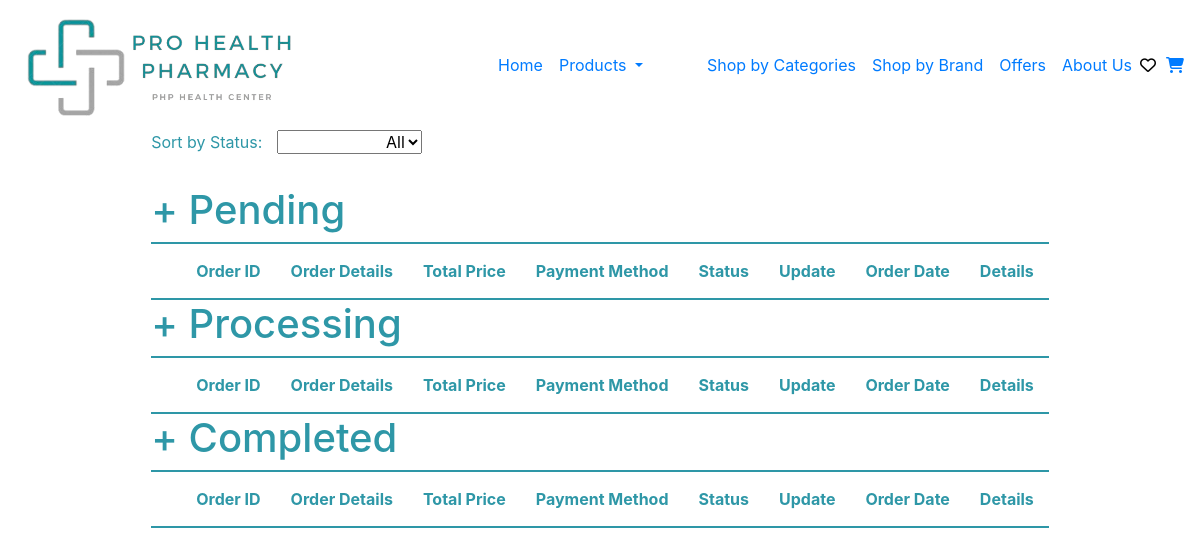
The page /Interface/HomePageStaff.php on the database as committed earlier.
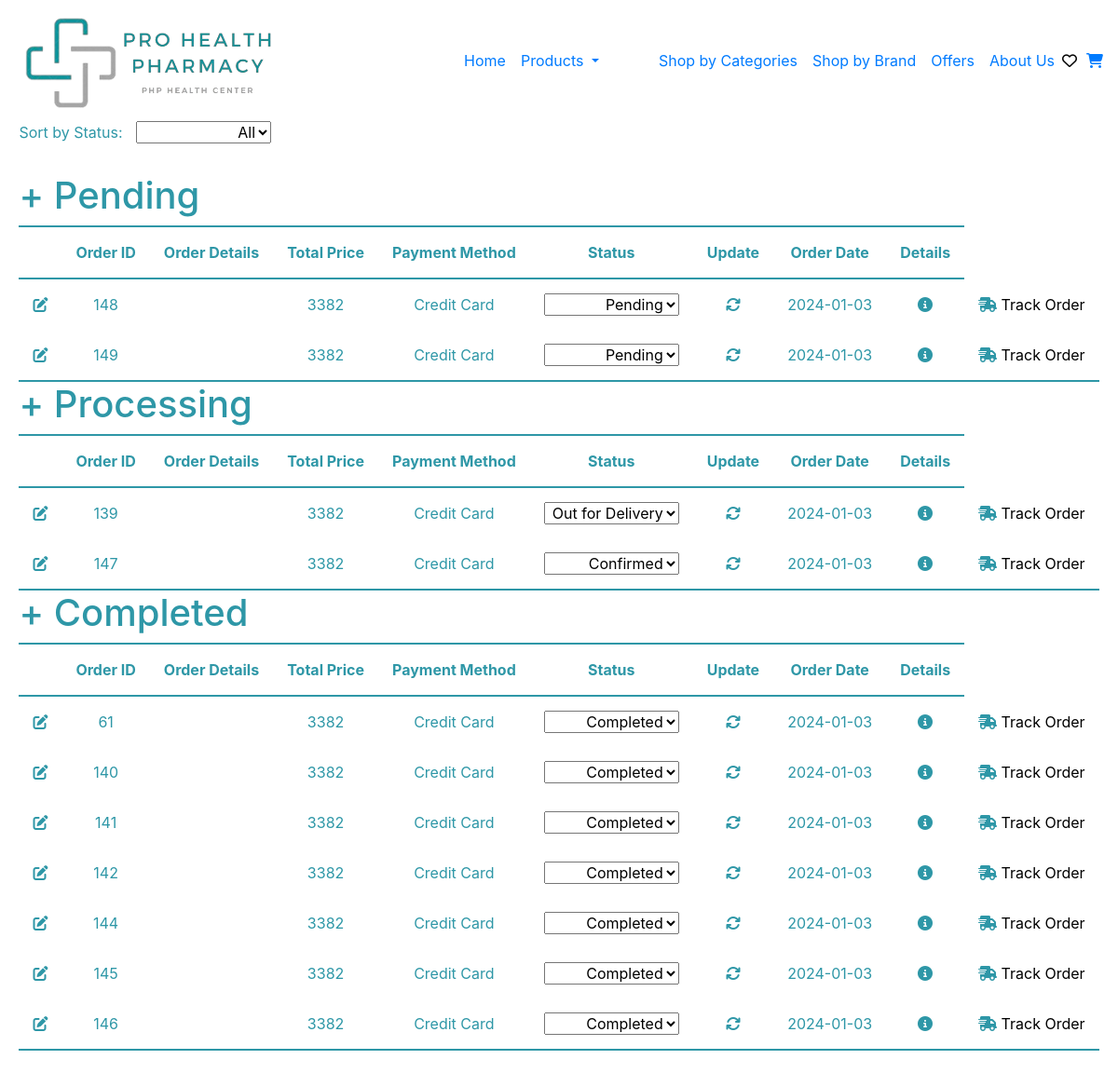
The same page on the database as committed later.
### ManageOrders/UT.php (the view, shortened to what the rows shown need)
<?php
include '../header.php';
include '../Connection/init.php';
$pendingData = [];
$stmt = $db->query("SELECT * FROM `order data` WHERE Status = 'Pending' ORDER BY OrderDate DESC");
while ($row = $stmt->fetch(PDO::FETCH_ASSOC)) {
    $pendingData[] = $row;
}
$statuses = ['Processing', 'Confirmed', 'Ready to Pickup', 'Out for Delivery'];
$statusPlaceholders = implode(',', array_fill(0, count($statuses), '?'));
$stmt = $db->prepare("SELECT * FROM `order data` WHERE Status IN ($statusPlaceholders) ORDER BY OrderDate DESC");
$stmt->execute($statuses);
$processingData = $stmt->fetchAll(PDO::FETCH_ASSOC);
$completedData = [];
$stmt = $db->query("SELECT * FROM `order data` WHERE Status = 'Completed' ORDER BY OrderDate DESC");
while ($row = $stmt->fetch(PDO::FETCH_ASSOC)) {
    $completedData[] = $row;
}
function getStatusOptions($selectedStatus) {
    $statusOptions = array(
        'Pending', 'Confirmed', 'Processing', 'Ready to Pickup', 'Out for Delivery', 'Completed'
    );
    $options = '';
    foreach ($statusOptions as $status) {
        $selected = ($selectedStatus == $status) ? 'selected' : '';
        $options .= "<option value='$status' $selected>$status</option>";
    }
    return $options;
}
?>
<!DOCTYPE html>
<html lang="en">
<head>
</head>
<body>
<div class="Container">
  <div class="row">
    <div class="col-xl-12">
<br> <br>
<h1 class="inline-elements" id="pendingHeading">+ Pending</h1>
      <table id="pendingTable" class="hidden" style="border-bottom: 2px solid #2E97A7;">
    <thead>
        <tr>
            <th></th>
            <th>Order ID</th>
            <th>Order Details</th>
            <th>Total Price</th>
            <th>Payment Method</th>
            <th>Status</th>
            <th>Update</th>
            <th>Order Date</th>
            <th>Details</th>
        </tr>
    </thead>
    <tbody id="PTbody">
            <tr>
            <?php
            foreach ($pendingData as $order): ?>
                <td><a href="../ManageOrders/EditOrder.php?OrderID=<?php echo $order['OrderID']; ?>"> <button class="Edit-icon" name="OrderID[]" data-order-id="<?php echo $order['OrderID']; ?>"> <i class='fas fa-edit'></i> </button></a> </td>
                <td><?php echo $order['OrderID']; ?></td>
                <td><?php echo $order['OrderDetails']; ?></td>
                <td><?php echo $order['TotalPrice']; ?></td>
                <td><?php echo $order['PaymentMethod']; ?></td>
                <td>
                    <select name="status">
                        <?php echo getStatusOptions($order['Status']); ?>
                    </select>
                </td>
                <td>       <button class="update-icon" name="OrderID[]" data-order-id="<?php echo $order['OrderID']; ?>" onclick="updateStatus(this)">
  <i class="fas fa-sync"></i>
</button></td>
                <td><?php echo $order['OrderDate']; ?></td>
                <td> <a href="../ManageOrders/ViewOrder.php?OrderID=<?php echo $order['OrderID']; ?>"> <button class="details-icon" name="OrderID[]" data-order-id="<?php echo $order['OrderID']; ?>"> <i class="fas fa-info-circle"></i> </button>      </a></td>
                <td> <a href="../Function/TrackOrder.php?OrderID=<?php echo $order['OrderID']; ?>" name="TrackOrder"> <button class="details-icon" name="OrderID[]" data-order-id="<?php echo $order['OrderID']; ?>"><i class="fas fa-shipping-fast"></i> Track Order  </button> </a> </td>
            </tr>
        <?php endforeach; ?>
    </tbody>
</table>
<h1 class="inline-elements" id="processingHeading">+ Processing</h1>
      <table id="processingTable" class="hidden" style="border-bottom: 2px solid #2E97A7;">
    <thead>
        <tr>
            <th></th>
            <th>Order ID</th>
            <th>Order Details</th>
            <th>Total Price</th>
            <th>Payment Method</th>
            <th>Status</th>
            <th>Update</th>
            <th>Order Date</th>
            <th>Details</th>
        </tr>
    </thead>
    <tbody id="originalTbody">
            <tr>
            <?php
            foreach ($processingData as $order): ?>
                <td><a href="../ManageOrders/EditOrder.php?OrderID=<?php echo $order['OrderID']; ?>"> <button class="Edit-icon" name="OrderID[]" data-order-id="<?php echo $order['OrderID']; ?>"> <i class='fas fa-edit'></i> </button></a> </td>
                <td><?php echo $order['OrderID']; ?></td>
                <td><?php echo $order['OrderDetails']; ?></td>
                <td><?php echo $order['TotalPrice']; ?></td>
                <td><?php echo $order['PaymentMethod']; ?></td>
                <td>
                    <select name="status">
                        <?php echo getStatusOptions($order['Status']); ?>
                    </select>
                </td>
                <td>       <button class="update-icon" name="OrderID[]" data-order-id="<?php echo $order['OrderID']; ?>" onclick="updateStatus(this)">
  <i class="fas fa-sync"></i>
</button></td>
                <td><?php echo $order['OrderDate']; ?></td>
                <td> <a href="../ManageOrders/ViewOrder.php?OrderID=<?php echo $order['OrderID']; ?>"> <button class="details-icon" name="OrderID[]" data-order-id="<?php echo $order['OrderID']; ?>"> <i class="fas fa-info-circle"></i> </button>      </a></td>
                <td> <a href="../Function/TrackOrder.php?OrderID=<?php echo $order['OrderID']; ?>" name="TrackOrder"> <button class="details-icon" name="OrderID[]" data-order-id="<?php echo $order['OrderID']; ?>"><i class="fas fa-shipping-fast"></i> Track Order  </button> </a> </td>
            </tr>
        <?php endforeach; ?>
    </tbody>
</table>
<h1 class="inline-elements" id="completedHeading">+ Completed</h1>
      <table id="completedTable" class="hidden" style="border-bottom: 2px solid #2E97A7;">
    <thead>
        <tr>
            <th></th>
            <th>Order ID</th>
            <th>Order Details</th>
            <th>Total Price</th>
            <th>Payment Method</th>
            <th>Status</th>
            <th>Update</th>
            <th>Order Date</th>
            <th>Details</th>
        </tr>
    </thead>
    <tbody>
    <tr>
        <?php foreach ($completedData as $order): ?>
                <td><a href="../ManageOrders/EditOrder.php?OrderID=<?php echo $order['OrderID']; ?>"> <button class="Edit-icon" name="OrderID[]" data-order-id="<?php echo $order['OrderID']; ?>"> <i class='fas fa-edit'></i> </button></a> </td>
                <td><?php echo $order['OrderID']; ?></td>
                <td><?php echo $order['OrderDetails']; ?></td>
                <td><?php echo $order['TotalPrice']; ?></td>
                <td><?php echo $order['PaymentMethod']; ?></td>
                <td>
                    <select name="status">
                        <?php echo getStatusOptions($order['Status']); ?>
                    </select>
                </td>
                <td>       <button class="update-icon" name="OrderID[]" data-order-id="<?php echo $order['OrderID']; ?>" onclick="updateStatus(this)">
  <i class="fas fa-sync"></i>
</button></td>
                <td><?php echo $order['OrderDate']; ?></td>
                <td> <a href="../ManageOrders/ViewOrder.php?OrderID=<?php echo $order['OrderID']; ?>"> <button class="details-icon" name="OrderID[]" data-order-id="<?php echo $order['OrderID']; ?>"> <i class="fas fa-info-circle"></i> </button>      </a></td>
                <td> <a href="../Function/TrackOrder.php?OrderID=<?php echo $order['OrderID']; ?>" name="TrackOrder"> <button class="details-icon" name="OrderID[]" ><i class="fas fa-shipping-fast"></i> Track Order  </button> </a> </td>
            </tr>
        <?php endforeach; ?>
    </tbody>
</table>
<br>
    </div>
  </div>
</div>
</body>
</html>

Rows that differ between the two databases and show on the page:
added order data: OrderID "148", TotalPrice "3382", PaymentMethod "Credit Card", status "Pending", OrderDate "2024-01-03", shown under "+ Pending"
added order data: OrderID "149", TotalPrice "3382", PaymentMethod "Credit Card", status "Pending", OrderDate "2024-01-03", shown under "+ Pending"
added order data: OrderID "139", TotalPrice "3382", PaymentMethod "Credit Card", status "Out for Delivery", OrderDate "2024-01-03", shown under "+ Processing"
added order data: OrderID "147", TotalPrice "3382", PaymentMethod "Credit Card", status "Confirmed", OrderDate "2024-01-03", shown under "+ Processing"
added order data: OrderID "61", TotalPrice "3382", PaymentMethod "Credit Card", status "Completed", OrderDate "2024-01-03", shown under "+ Completed"
added order data: OrderID "140", TotalPrice "3382", PaymentMethod "Credit Card", status "Completed", OrderDate "2024-01-03", shown under "+ Completed"
added order data: OrderID "141", TotalPrice "3382", PaymentMethod "Credit Card", status "Completed", OrderDate "2024-01-03", shown under "+ Completed"
added order data: OrderID "142", TotalPrice "3382", PaymentMethod "Credit Card", status "Completed", OrderDate "2024-01-03", shown under "+ Completed"
added order data: OrderID "144", TotalPrice "3382", PaymentMethod "Credit Card", status "Completed", OrderDate "2024-01-03", shown under "+ Completed"
added order data: OrderID "145", TotalPrice "3382", PaymentMethod "Credit Card", status "Completed", OrderDate "2024-01-03", shown under "+ Completed"
added order data: OrderID "146", TotalPrice "3382", PaymentMethod "Credit Card", status "Completed", OrderDate "2024-01-03", shown under "+ Completed"
